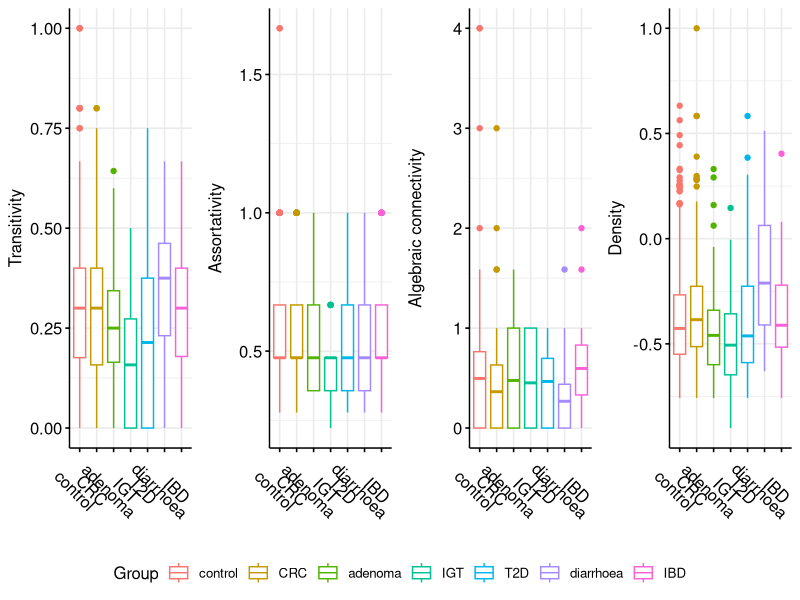

Write R code to recreate this figure.
library(ggplot2)
library(dplyr)
require(gridExtra)
library(grid)
library(cowplot)
library(ggpubr)

df<-read.table("network_comparison_normalized.csv", sep=",", header=TRUE)

# df<-filter(df, Cohort !="WirbelJ_2018", Bases > 0*(10**9) & Bases < 15*10**9)
# df$Value <- df$Origin/log(df$Bases, 2)

pdf(file="network_comparison.pdf", width=18, height=6, onefile=FALSE)


p1 <- ggboxplot(filter(df, Property=="density"), x = "Group", y = "Value",
                color = "Group")+
  ylab("Density")+
  grids()+
  xlab("") + theme(axis.text.x = element_text(angle = 315))

p2<-ggboxplot(filter(df, Property=="transitivity"), x = "Group", y = "Value",
              color = "Group")+
  ylab("Transitivity")+
  grids()+
  xlab("")+ theme(axis.text.x = element_text(angle = 315))


p3<-ggboxplot(filter(df, Property=="assortativity"), x = "Group", y = "Value",
              color = "Group")+
  ylab("Assortativity")+
  grids()+
  xlab("")+ theme(axis.text.x = element_text(angle = 315))

p4<-ggboxplot(filter(df, Property=="algebraic_connectivity"), x = "Group", y = "Value",
              color = "Group")+
  ylab("Algebraic connectivity")+
  grids()+
  xlab("") + theme(axis.text.x = element_text(angle = 315))


prow <- plot_grid(
  p2 + theme(legend.position="none"),
  p3 + theme(legend.position="none"),
  p4 + theme(legend.position="none"),
  p1 + theme(legend.position="none"),
  align = 'vh',
  hjust = -1,
  nrow = 1
)

legend <- get_legend(
  p2 + 
    guides(color = guide_legend(nrow = 1)) +
    theme(legend.position = "top")
)
plot_grid(prow, legend, ncol = 1, rel_heights = c(1, .1))

dev.off()
